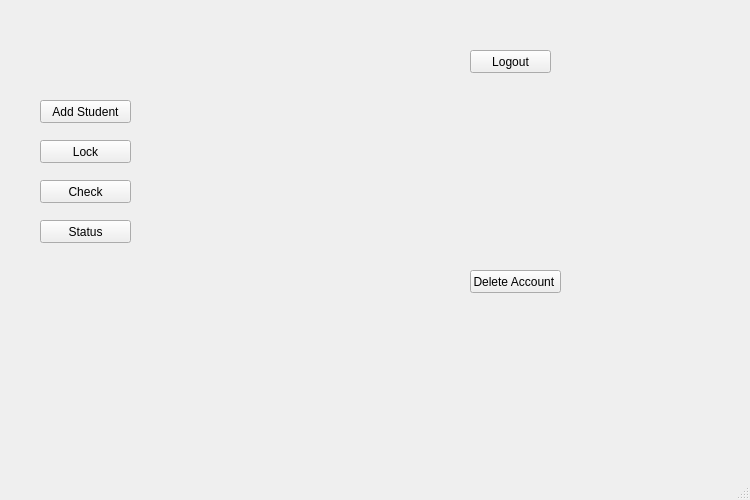
<?xml version="1.0" encoding="UTF-8"?>
<ui version="4.0">
 <class>Login</class>
 <widget class="QMainWindow" name="Login">
  <property name="geometry">
   <rect>
    <x>0</x>
    <y>0</y>
    <width>750</width>
    <height>500</height>
   </rect>
  </property>
  <property name="sizePolicy">
   <sizepolicy hsizetype="Fixed" vsizetype="Fixed">
    <horstretch>0</horstretch>
    <verstretch>0</verstretch>
   </sizepolicy>
  </property>
  <property name="windowTitle">
   <string notr="true">MainWindow</string>
  </property>
  <widget class="QWidget" name="centralwidget">
   <widget class="QPushButton" name="pushButton_4">
    <property name="geometry">
     <rect>
      <x>40</x>
      <y>220</y>
      <width>91</width>
      <height>23</height>
     </rect>
    </property>
    <property name="text">
     <string>Status</string>
    </property>
   </widget>
   <widget class="QPushButton" name="pushButton_6">
    <property name="geometry">
     <rect>
      <x>470</x>
      <y>50</y>
      <width>81</width>
      <height>23</height>
     </rect>
    </property>
    <property name="text">
     <string>Logout</string>
    </property>
   </widget>
   <widget class="QPushButton" name="pushButton">
    <property name="geometry">
     <rect>
      <x>40</x>
      <y>100</y>
      <width>91</width>
      <height>23</height>
     </rect>
    </property>
    <property name="text">
     <string>Add Student</string>
    </property>
   </widget>
   <widget class="QPushButton" name="pushButton_5">
    <property name="geometry">
     <rect>
      <x>470</x>
      <y>270</y>
      <width>91</width>
      <height>23</height>
     </rect>
    </property>
    <property name="text">
     <string>Delete Account </string>
    </property>
   </widget>
   <widget class="QPushButton" name="pushButton_2">
    <property name="geometry">
     <rect>
      <x>40</x>
      <y>140</y>
      <width>91</width>
      <height>23</height>
     </rect>
    </property>
    <property name="text">
     <string>Lock</string>
    </property>
   </widget>
   <widget class="QPushButton" name="pushButton_3">
    <property name="geometry">
     <rect>
      <x>40</x>
      <y>180</y>
      <width>91</width>
      <height>23</height>
     </rect>
    </property>
    <property name="text">
     <string>Check</string>
    </property>
   </widget>
  </widget>
  <widget class="QMenuBar" name="menubar">
   <property name="geometry">
    <rect>
     <x>0</x>
     <y>0</y>
     <width>750</width>
     <height>21</height>
    </rect>
   </property>
  </widget>
  <widget class="QStatusBar" name="statusbar"/>
 </widget>
 <resources/>
 <connections/>
</ui>
